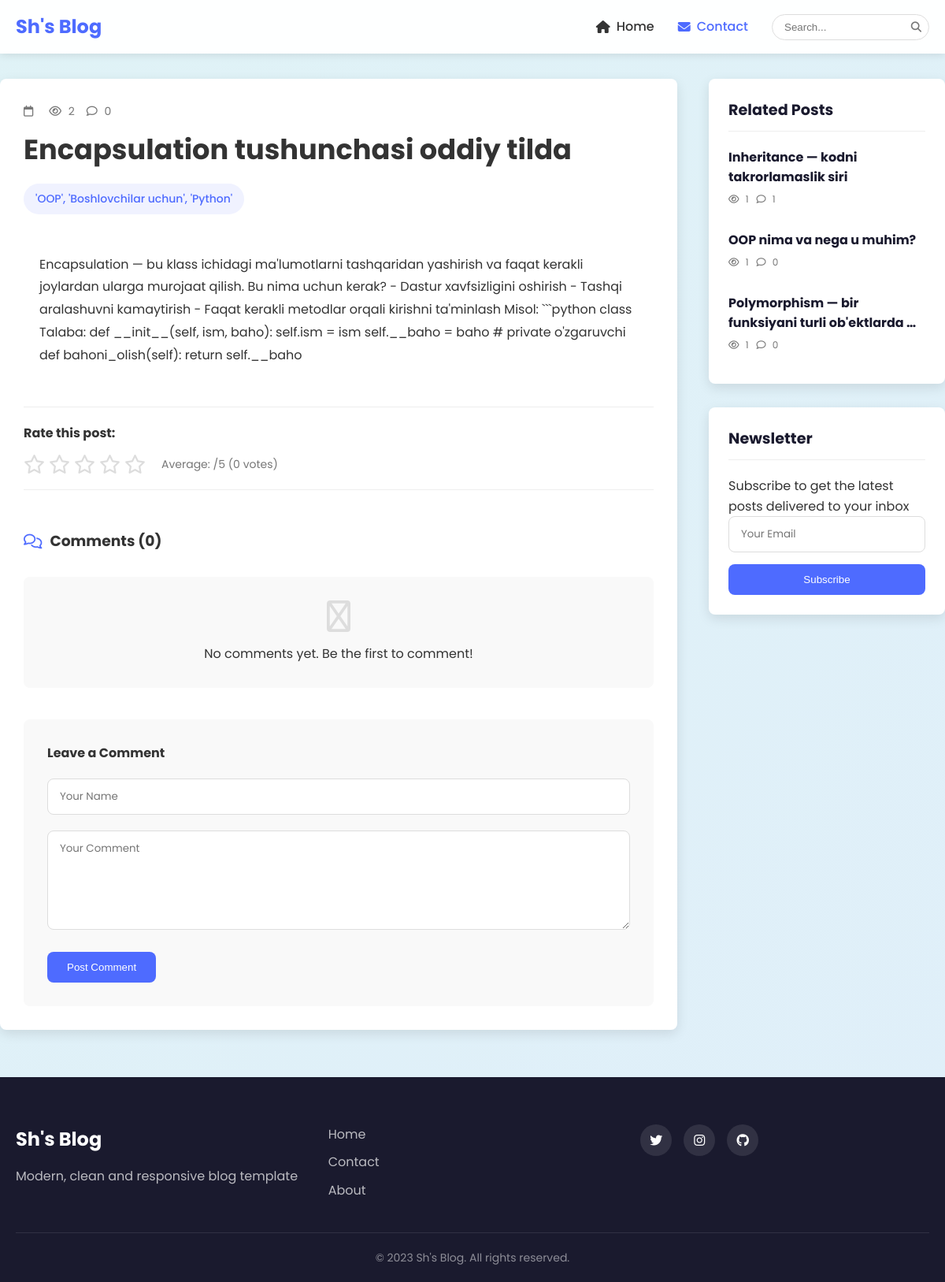
The page /detail/2/ on the database its author committed.
### article/models.py (models this page shows, shortened)
class Post(models.Model):
    title = models.CharField(verbose_name="Post title", max_length=255)
    body = models.TextField(verbose_name="Post body")
    author = models.CharField(verbose_name="Post author", default="Admin", max_length=100)
    category = models.ForeignKey(Category, on_delete=models.PROTECT, related_name='posts')
    tag = models.ManyToManyField(Tag)
    views = models.PositiveIntegerField(default=0)
    publish_date = models.DateTimeField(verbose_name="Published time", auto_now_add=True)
    published = models.BooleanField(default=True)
    on_top = models.BooleanField(default=False)

class Tag(models.Model):
    name = models.CharField(verbose_name="Tag name", max_length=250)
    slug = models.SlugField(max_length=250, unique=True)

### article/views.py (the view, shortened to what this page needs)
# urls.py: path('detail/<post_id>/', detail, name='detail'),
def detail(request, post_id):
    categories = Category.objects.all()
    post = Post.objects.get(id=post_id)
    category = Category.objects.get(id=post.category.id)
    related_posts = Post.objects.filter(category=category).exclude(id__in=[0, post.id]).order_by("?")
    request.session.modified = True
    if post.id in check_read_articles(request):
        pass
    else:
        check_read_articles(request).append(post.id)
        post.views += 1
        post.save()
    return render(request, "detail.html", context={
        "post": post,
        "categories": categories,
        "related_posts": related_posts})

### article/utils.py (called while the page is built)
def check_read_articles(request):
    try:
        read_articles = request.session["read_articles"]
    except:
        request.session["read_articles"] = []
        read_articles = request.session.get("read_articles")
    return read_articles

### templates/detail.html (shortened to what this page needs)
{% load static %}
<!DOCTYPE html>
<html lang="en">
<head>
    <link rel="stylesheet" href="https://cdnjs.cloudflare.com/ajax/libs/font-awesome/6.4.0/css/all.min.css">
    <link rel="stylesheet" href="https://cdnjs.cloudflare.com/ajax/libs/highlight.js/11.7.0/styles/atom-one-dark.min.css">
    <link rel="stylesheet" href="{% static 'css/modern-style.css' %}">
</head>
<body>
    <nav class="floating-nav">
        <div class="container">
            <a href="/" class="brand">Sh's Blog</a>
            <div class="nav-links">
                <a href="{% url 'blog:home' %}"><i class="fas fa-home"></i> Home</a>
                <a href="{% url 'blog:contact' %}" class="active"><i class="fas fa-envelope"></i> Contact</a>
                <div class="search-box">
                    <form action="{% url 'blog:search' %}" method="get">
                        <input type="text" name="query" placeholder="Search...">
                        <button type="submit"><i class="fas fa-search"></i></button>
                    </form>
                </div>
            </div>
        </div>
    </nav>
    <main class="container detail-page">
        <article class="post-detail">
            <header class="post-header">
                <div class="post-meta">
                    <span class="date"><i class="far fa-calendar"></i> {{ post.created_at|date:"M d, Y" }}</span>
                    <span class="views"><i class="far fa-eye"></i> {{ post.views }}</span>
                    <span class="comments"><i class="far fa-comment"></i> {{ post.comments.all.count }}</span>
                </div>
                <h1 class="post-title">{{ post.title }}</h1>
                <div class="post-tags">
                    {% for tag in post.tag.all %}
                    <span class="tag">{{ tag.name }}</span>
                    {% endfor %}
                </div>
            </header>
            <div class="post-content">
                {{ post.body|safe }}
            </div>
            <div class="post-rating">
                <h4>Rate this post:</h4>
                <div class="stars" data-post-id="{{ post.id }}">
                    {% for i in "12345" %}
                    <i class="far fa-star" data-rating="{{ forloop.counter }}"></i>
                    {% endfor %}
                    <span class="rating-text">Average: {{ post.get_avg_rating|floatformat:1 }}/5 ({{ post.ratings.all.count }} votes)</span>
                </div>
            </div>
            <div class="comments-section">
                <h3><i class="far fa-comments"></i> Comments ({{ post.comments.all.count }})</h3>
                {% for comment in post.comments.all %}
                <div class="comment">
                    <div class="comment-header">
                        <div class="comment-author">{{ comment.author }}</div>
                        <div class="comment-date">{{ comment.created_at|date:"M d, Y" }}</div>
                    </div>
                    <div class="comment-body">
                        {{ comment.comment }}
                    </div>
                </div>
                {% empty %}
                <div class="no-comments">
                    <i class="far fa-comment-slash"></i>
                    <p>No comments yet. Be the first to comment!</p>
                </div>
                {% endfor %}
                <div class="comment-form">
                    <h4>Leave a Comment</h4>
                    <form method="post" action="#">
                        <div class="form-group">
                            <input type="text" name="name" placeholder="Your Name" required>
                        </div>
                        <div class="form-group">
                            <textarea name="comment" placeholder="Your Comment" rows="5" required></textarea>
                        </div>
                        <button type="submit" class="btn-submit">Post Comment</button>
                    </form>
                </div>
            </div>
        </article>
        <aside class="sidebar">
            <div class="sidebar-widget">
                <h3 class="widget-title">Related Posts</h3>
                <div class="related-posts">
                    {% for related_post in related_posts %}
                    <a href="{% url 'blog:detail' related_post.id %}" class="related-post">
                        <div class="related-post-content">
                            <h4>{{ related_post.title|truncatewords:6 }}</h4>
                            <div class="post-meta">
                                <span><i class="far fa-eye"></i> {{ related_post.views }}</span>
                                <span><i class="far fa-comment"></i> {{ related_post.comments.all.count }}</span>
                            </div>
                        </div>
                    </a>
                    {% empty %}
                    <div class="no-related">
                        No related posts found
                    </div>
                    {% endfor %}
                </div>
            </div>
            <div class="sidebar-widget newsletter">
                <h3 class="widget-title">Newsletter</h3>
                <p>Subscribe to get the latest posts delivered to your inbox</p>
                <form class="newsletter-form">
                    <input type="email" placeholder="Your Email">
                    <button type="submit">Subscribe</button>
                </form>
            </div>
        </aside>
    </main>
    <footer class="modern-footer">
        <div class="container">
            <div class="footer-content">
                <div class="footer-brand">
                    <h3>Sh's Blog</h3>
                    <p>Modern, clean and responsive blog template</p>
                </div>
                <div class="footer-links">
                    <a href="{% url 'blog:home' %}">Home</a>
                    <a href="{% url 'blog:contact' %}">Contact</a>
                    <a href="#">About</a>
                </div>
                <div class="social-links">
                    <a href="#"><i class="fab fa-twitter"></i></a>
                    <a href="#"><i class="fab fa-instagram"></i></a>
                    <a href="#"><i class="fab fa-github"></i></a>
                </div>
            </div>
            <div class="copyright">
                <p>&copy; 2023 Sh's Blog. All rights reserved.</p>
            </div>
        </div>
    </footer>
</body>
</html>

### rows shown on the page
Post: views "2", comments.all.count "0", title "Encapsulation tushunchasi oddiy tilda", body "Encapsulation — bu klass ichidagi ma'lumotlarni tashqaridan yashirish va faqat kerakli joylardan ularga murojaat qilish. Bu nima uchun kerak? - Dastur xavfsizligini oshirish - Tashqi aralashuvni kamaytirish - Faqat kerakli metodlar orqali kirishni ta'minlash Misol: ```python class Talaba: def __init__(self, ism, baho): self.ism = ism self.__baho = baho # private o'zgaruvchi def bahoni_olish(self): return self.__baho", ratings.all.count "0"
Tag: name "'OOP', 'Boshlovchilar uchun', 'Python'"
Post: title "Inheritance — kodni takrorlamaslik siri", views "1", comments.all.count "1"
Post: title "OOP nima va nega u muhim?", views "1", comments.all.count "0"
Post: title "Polymorphism — bir funksiyani turli ob'ektlarda …", views "1", comments.all.count "0"
